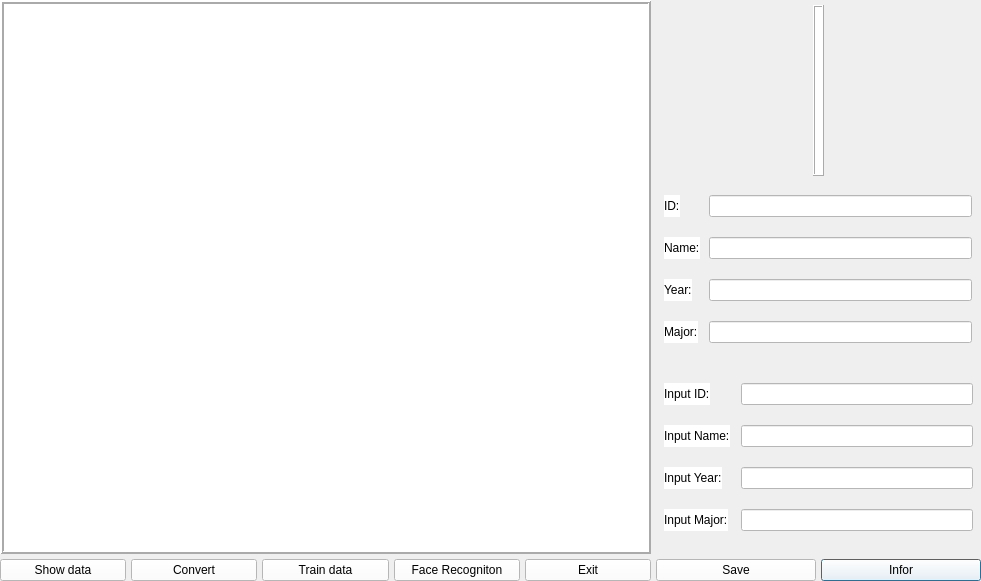
<?xml version="1.0" encoding="UTF-8"?>
<ui version="4.0">
 <class>Dialog</class>
 <widget class="QDialog" name="Dialog">
  <property name="enabled">
   <bool>true</bool>
  </property>
  <property name="geometry">
   <rect>
    <x>0</x>
    <y>0</y>
    <width>981</width>
    <height>581</height>
   </rect>
  </property>
  <property name="mouseTracking">
   <bool>false</bool>
  </property>
  <property name="tabletTracking">
   <bool>false</bool>
  </property>
  <property name="focusPolicy">
   <enum>Qt::NoFocus</enum>
  </property>
  <property name="contextMenuPolicy">
   <enum>Qt::NoContextMenu</enum>
  </property>
  <property name="windowTitle">
   <string>Dialog</string>
  </property>
  <property name="windowIcon">
   <iconset>
    <normaloff>icon.ico</normaloff>icon.ico</iconset>
  </property>
  <property name="autoFillBackground">
   <bool>false</bool>
  </property>
  <property name="styleSheet">
   <string notr="true"/>
  </property>
  <property name="sizeGripEnabled">
   <bool>false</bool>
  </property>
  <property name="modal">
   <bool>false</bool>
  </property>
  <widget class="QWidget" name="horizontalWidget" native="true">
   <property name="geometry">
    <rect>
     <x>0</x>
     <y>0</y>
     <width>981</width>
     <height>581</height>
    </rect>
   </property>
   <property name="styleSheet">
    <string notr="true"/>
   </property>
   <layout class="QHBoxLayout" name="horizontalLayout" stretch="4,2">
    <property name="spacing">
     <number>5</number>
    </property>
    <property name="leftMargin">
     <number>0</number>
    </property>
    <property name="topMargin">
     <number>0</number>
    </property>
    <property name="rightMargin">
     <number>0</number>
    </property>
    <property name="bottomMargin">
     <number>0</number>
    </property>
    <item>
     <layout class="QVBoxLayout" name="verticalLayout" stretch="10">
      <item>
       <layout class="QVBoxLayout" name="verticalLayout_3" stretch="0,1">
        <property name="leftMargin">
         <number>0</number>
        </property>
        <item>
         <widget class="QLabel" name="label_3">
          <property name="autoFillBackground">
           <bool>false</bool>
          </property>
          <property name="styleSheet">
           <string notr="true">background-color: rgb(255, 255, 255);</string>
          </property>
          <property name="frameShape">
           <enum>QFrame::Box</enum>
          </property>
          <property name="frameShadow">
           <enum>QFrame::Raised</enum>
          </property>
          <property name="lineWidth">
           <number>2</number>
          </property>
          <property name="text">
           <string/>
          </property>
          <property name="pixmap">
           <pixmap>Themnen.png</pixmap>
          </property>
         </widget>
        </item>
        <item>
         <layout class="QHBoxLayout" name="horizontalLayout_2">
          <item>
           <widget class="QPushButton" name="bl_get">
            <property name="styleSheet">
             <string notr="true">font: 11pt &quot;Times New Roman&quot;;
background-color: rgb(255, 255, 255);</string>
            </property>
            <property name="text">
             <string>Show data</string>
            </property>
            <property name="default">
             <bool>true</bool>
            </property>
           </widget>
          </item>
          <item>
           <widget class="QPushButton" name="bl_cut">
            <property name="styleSheet">
             <string notr="true">font: 11pt &quot;Times New Roman&quot;;
background-color: rgb(255, 255, 255);</string>
            </property>
            <property name="text">
             <string>Convert</string>
            </property>
            <property name="default">
             <bool>true</bool>
            </property>
           </widget>
          </item>
          <item>
           <widget class="QPushButton" name="bl_train">
            <property name="styleSheet">
             <string notr="true">font: 11pt &quot;Times New Roman&quot;;
background-color: rgb(255, 255, 255);</string>
            </property>
            <property name="text">
             <string>Train data</string>
            </property>
            <property name="default">
             <bool>true</bool>
            </property>
           </widget>
          </item>
          <item>
           <widget class="QPushButton" name="bl_cam">
            <property name="styleSheet">
             <string notr="true">font: 11pt &quot;Times New Roman&quot;;
background-color: rgb(255, 255, 255);</string>
            </property>
            <property name="text">
             <string>Face Recogniton</string>
            </property>
            <property name="default">
             <bool>true</bool>
            </property>
           </widget>
          </item>
          <item>
           <widget class="QPushButton" name="bl_exit">
            <property name="styleSheet">
             <string notr="true">font: 11pt &quot;Times New Roman&quot;;
background-color: rgb(255, 255, 255);</string>
            </property>
            <property name="text">
             <string>Exit</string>
            </property>
            <property name="default">
             <bool>true</bool>
            </property>
           </widget>
          </item>
         </layout>
        </item>
       </layout>
      </item>
     </layout>
    </item>
    <item>
     <layout class="QVBoxLayout" name="verticalLayout_2" stretch="2,2,2,1">
      <item>
       <layout class="QHBoxLayout" name="horizontalLayout_5" stretch="0,0,0">
        <property name="leftMargin">
         <number>5</number>
        </property>
        <property name="topMargin">
         <number>5</number>
        </property>
        <property name="rightMargin">
         <number>5</number>
        </property>
        <property name="bottomMargin">
         <number>5</number>
        </property>
        <item>
         <spacer name="horizontalSpacer_2">
          <property name="orientation">
           <enum>Qt::Horizontal</enum>
          </property>
          <property name="sizeHint" stdset="0">
           <size>
            <width>40</width>
            <height>20</height>
           </size>
          </property>
         </spacer>
        </item>
        <item>
         <widget class="QLabel" name="label_4">
          <property name="styleSheet">
           <string notr="true">background-color: rgb(255, 255, 255);</string>
          </property>
          <property name="frameShape">
           <enum>QFrame::Box</enum>
          </property>
          <property name="frameShadow">
           <enum>QFrame::Raised</enum>
          </property>
          <property name="lineWidth">
           <number>1</number>
          </property>
          <property name="text">
           <string/>
          </property>
          <property name="pixmap">
           <pixmap>avtar.jpg</pixmap>
          </property>
         </widget>
        </item>
        <item>
         <spacer name="horizontalSpacer_3">
          <property name="orientation">
           <enum>Qt::Horizontal</enum>
          </property>
          <property name="sizeHint" stdset="0">
           <size>
            <width>40</width>
            <height>20</height>
           </size>
          </property>
         </spacer>
        </item>
       </layout>
      </item>
      <item>
       <layout class="QFormLayout" name="formLayout">
        <property name="horizontalSpacing">
         <number>9</number>
        </property>
        <property name="verticalSpacing">
         <number>20</number>
        </property>
        <property name="leftMargin">
         <number>8</number>
        </property>
        <property name="topMargin">
         <number>9</number>
        </property>
        <property name="rightMargin">
         <number>9</number>
        </property>
        <property name="bottomMargin">
         <number>9</number>
        </property>
        <item row="0" column="0">
         <widget class="QLabel" name="bl_ID">
          <property name="styleSheet">
           <string notr="true">font: 12pt &quot;Times New Roman&quot;;
background-color: rgb(255, 255, 255);</string>
          </property>
          <property name="text">
           <string>ID:</string>
          </property>
         </widget>
        </item>
        <item row="0" column="1">
         <widget class="QLineEdit" name="fl_id">
          <property name="tabletTracking">
           <bool>false</bool>
          </property>
          <property name="focusPolicy">
           <enum>Qt::StrongFocus</enum>
          </property>
          <property name="styleSheet">
           <string notr="true">font: 12pt &quot;Times New Roman&quot;;
background-color: rgb(255, 255, 255);
</string>
          </property>
         </widget>
        </item>
        <item row="1" column="0">
         <widget class="QLabel" name="bl_Name">
          <property name="styleSheet">
           <string notr="true">font: 12pt &quot;Times New Roman&quot;;
background-color: rgb(255, 255, 255);</string>
          </property>
          <property name="text">
           <string>Name:</string>
          </property>
         </widget>
        </item>
        <item row="1" column="1">
         <widget class="QLineEdit" name="fl_name">
          <property name="styleSheet">
           <string notr="true">font: 12pt &quot;Times New Roman&quot;;
background-color: rgb(255, 255, 255);</string>
          </property>
         </widget>
        </item>
        <item row="2" column="0">
         <widget class="QLabel" name="bl_Year">
          <property name="autoFillBackground">
           <bool>false</bool>
          </property>
          <property name="styleSheet">
           <string notr="true">font: 12pt &quot;Times New Roman&quot;;
background-color: rgb(255, 255, 255);</string>
          </property>
          <property name="text">
           <string>Year:</string>
          </property>
         </widget>
        </item>
        <item row="2" column="1">
         <widget class="QLineEdit" name="fl_Year">
          <property name="styleSheet">
           <string notr="true">font: 12pt &quot;Times New Roman&quot;;
background-color: rgb(255, 255, 255);</string>
          </property>
         </widget>
        </item>
        <item row="3" column="0">
         <widget class="QLabel" name="bl_Major">
          <property name="styleSheet">
           <string notr="true">font: 12pt &quot;Times New Roman&quot;;
background-color: rgb(255, 255, 255);</string>
          </property>
          <property name="text">
           <string>Major:</string>
          </property>
         </widget>
        </item>
        <item row="3" column="1">
         <widget class="QLineEdit" name="fl_major">
          <property name="styleSheet">
           <string notr="true">font: 12pt &quot;Times New Roman&quot;;
background-color: rgb(255, 255, 255);</string>
          </property>
         </widget>
        </item>
       </layout>
      </item>
      <item>
       <layout class="QVBoxLayout" name="verticalLayout_4">
        <item>
         <layout class="QFormLayout" name="formLayout_2">
          <property name="horizontalSpacing">
           <number>11</number>
          </property>
          <property name="verticalSpacing">
           <number>20</number>
          </property>
          <property name="leftMargin">
           <number>8</number>
          </property>
          <property name="topMargin">
           <number>10</number>
          </property>
          <property name="rightMargin">
           <number>8</number>
          </property>
          <property name="bottomMargin">
           <number>9</number>
          </property>
          <item row="0" column="0">
           <widget class="QLabel" name="bl_id">
            <property name="styleSheet">
             <string notr="true">font: 12pt &quot;Times New Roman&quot;;
background-color: rgb(255, 255, 255);</string>
            </property>
            <property name="text">
             <string>Input ID:</string>
            </property>
            <property name="scaledContents">
             <bool>false</bool>
            </property>
            <property name="wordWrap">
             <bool>false</bool>
            </property>
           </widget>
          </item>
          <item row="0" column="1">
           <widget class="QLineEdit" name="iDLineEdit">
            <property name="styleSheet">
             <string notr="true">font: 12pt &quot;Times New Roman&quot;;
background-color: rgb(255, 255, 255);</string>
            </property>
           </widget>
          </item>
          <item row="1" column="0">
           <widget class="QLabel" name="bl_n">
            <property name="styleSheet">
             <string notr="true">font: 12pt &quot;Times New Roman&quot;;
background-color: rgb(255, 255, 255);</string>
            </property>
            <property name="text">
             <string>Input Name:</string>
            </property>
           </widget>
          </item>
          <item row="1" column="1">
           <widget class="QLineEdit" name="nameLineEdit">
            <property name="styleSheet">
             <string notr="true">font: 12pt &quot;Times New Roman&quot;;
background-color: rgb(255, 255, 255);</string>
            </property>
           </widget>
          </item>
          <item row="2" column="0">
           <widget class="QLabel" name="bl_y">
            <property name="styleSheet">
             <string notr="true">font: 12pt &quot;Times New Roman&quot;;
background-color: rgb(255, 255, 255);</string>
            </property>
            <property name="text">
             <string>Input Year:</string>
            </property>
           </widget>
          </item>
          <item row="2" column="1">
           <widget class="QLineEdit" name="yearLineEdit">
            <property name="styleSheet">
             <string notr="true">font: 12pt &quot;Times New Roman&quot;;
background-color: rgb(255, 255, 255);</string>
            </property>
           </widget>
          </item>
          <item row="3" column="0">
           <widget class="QLabel" name="bl_m">
            <property name="styleSheet">
             <string notr="true">font: 12pt &quot;Times New Roman&quot;;
background-color: rgb(255, 255, 255);</string>
            </property>
            <property name="text">
             <string>Input Major:</string>
            </property>
           </widget>
          </item>
          <item row="3" column="1">
           <widget class="QLineEdit" name="majorLineEdit">
            <property name="styleSheet">
             <string notr="true">font: 12pt &quot;Times New Roman&quot;;
background-color: rgb(255, 255, 255);</string>
            </property>
           </widget>
          </item>
         </layout>
        </item>
       </layout>
      </item>
      <item>
       <layout class="QHBoxLayout" name="horizontalLayout_4">
        <item>
         <widget class="QPushButton" name="bl_save">
          <property name="styleSheet">
           <string notr="true">font: 11pt &quot;Times New Roman&quot;;
background-color: rgb(255, 255, 255);</string>
          </property>
          <property name="text">
           <string>Save</string>
          </property>
          <property name="default">
           <bool>true</bool>
          </property>
         </widget>
        </item>
        <item>
         <widget class="QPushButton" name="Infor">
          <property name="styleSheet">
           <string notr="true">font: 11pt &quot;Times New Roman&quot;;
background-color: rgb(255, 255, 255);</string>
          </property>
          <property name="text">
           <string>Infor</string>
          </property>
          <property name="default">
           <bool>true</bool>
          </property>
         </widget>
        </item>
       </layout>
      </item>
     </layout>
    </item>
   </layout>
  </widget>
 </widget>
 <resources>
  <include location="background/back.qrc"/>
 </resources>
 <connections/>
</ui>
